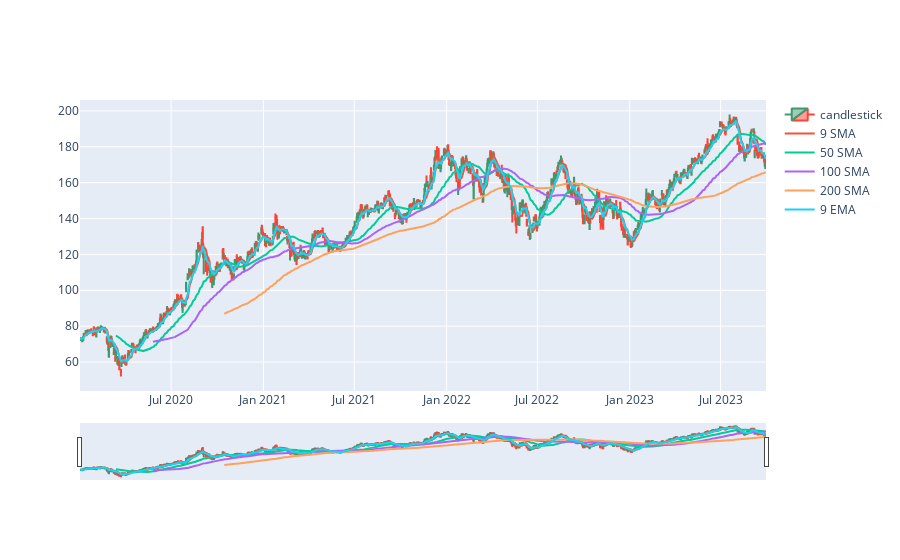

Write notebook code for a chart like this one.
### Markdown cell above
***Now plot the SMA and EMA on the same graph***

### Code cell
#ema period not provided. Assumed period = 9

emas = ExponentialMovingAverages(df, periods)
emas.run()
e1 = emas.get_series(9)


#adding ema into df
df['e1'] = e1

#plotting ema
e1 = go.Scatter(x=df.index,
                y=df["e1"],
                name="9 EMA"
                )

#kept the candlestick. Graph has option to show/hide Candle
fig = go.Figure(data=[candlestick, Sma1, Sma2, Sma3, Sma4, e1])
fig.show()

### Figure 1 — Plotly figure (JSON) as saved in the notebook; plotly's stock layout.template omitted (floating-point values rounded to 4 significant figures; data arrays with more than 128 entries replaced by an {"elided": "..."} marker saying what was removed)
{"data": [{"close": {"elided": "943 float values"}, "high": {"elided": "943 float values"}, "low": {"elided": "943 float values"}, "name": "candlestick", "open": {"elided": "943 float values"}, "type": "candlestick", "x": {"elided": "943 str values"}}, {"name": "9 SMA", "type": "scatter", "x": {"elided": "943 str values"}, "y": {"elided": "943 float values"}, "yaxis": "y"}, {"name": "50 SMA", "type": "scatter", "x": {"elided": "943 str values"}, "y": {"elided": "943 float values"}, "yaxis": "y"}, {"name": "100 SMA", "type": "scatter", "x": {"elided": "943 str values"}, "y": {"elided": "943 float values"}, "yaxis": "y"}, {"name": "200 SMA", "type": "scatter", "x": {"elided": "943 str values"}, "y": {"elided": "943 float values"}, "yaxis": "y"}, {"name": "9 EMA", "type": "scatter", "x": {"elided": "943 str values"}, "y": {"elided": "943 float values"}}], "layout": {}}
